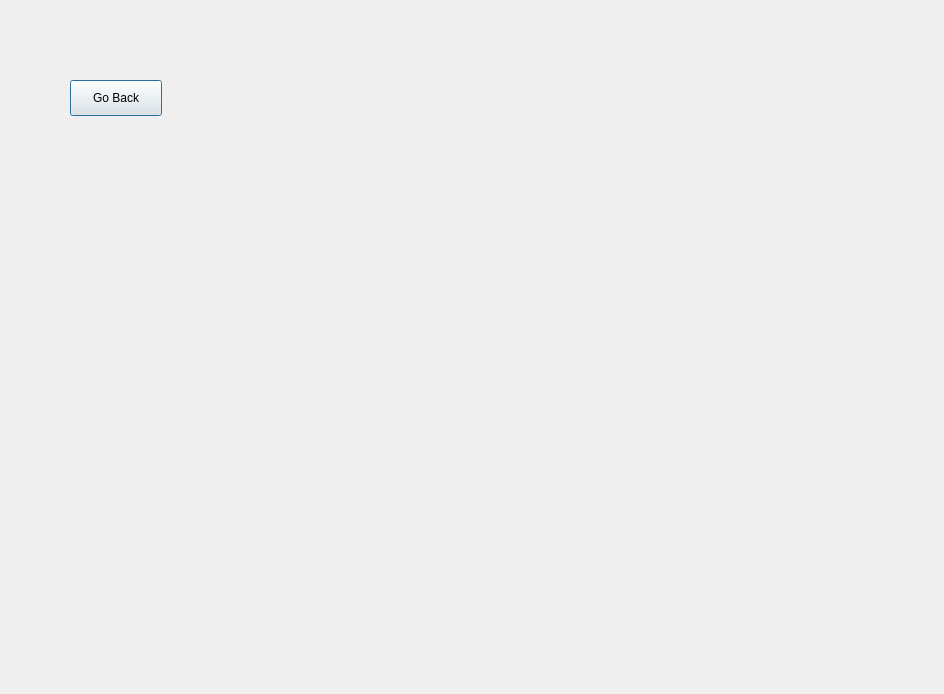
<?xml version="1.0" encoding="UTF-8"?>
<ui version="4.0">
 <class>AddBikeTypes</class>
 <widget class="QDialog" name="AddBikeTypes">
  <property name="geometry">
   <rect>
    <x>0</x>
    <y>0</y>
    <width>944</width>
    <height>694</height>
   </rect>
  </property>
  <property name="windowTitle">
   <string>Dialog</string>
  </property>
  <widget class="QPushButton" name="goBackButtonn">
   <property name="geometry">
    <rect>
     <x>70</x>
     <y>80</y>
     <width>92</width>
     <height>36</height>
    </rect>
   </property>
   <property name="text">
    <string>Go Back</string>
   </property>
  </widget>
 </widget>
 <resources/>
 <connections/>
</ui>
